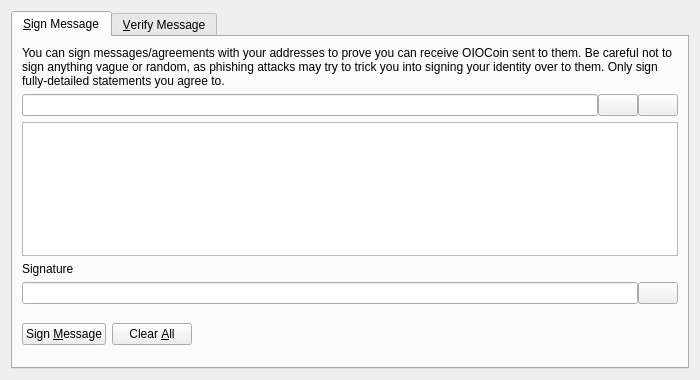
<?xml version="1.0" encoding="UTF-8"?>
<ui version="4.0">
 <class>SignVerifyMessageDialog</class>
 <widget class="QDialog" name="SignVerifyMessageDialog">
  <property name="geometry">
   <rect>
    <x>0</x>
    <y>0</y>
    <width>700</width>
    <height>380</height>
   </rect>
  </property>
  <property name="windowTitle">
   <string>Signatures - Sign / Verify a Message</string>
  </property>
  <property name="modal">
   <bool>true</bool>
  </property>
  <layout class="QVBoxLayout" name="verticalLayout">
   <item>
    <widget class="QTabWidget" name="tabWidget">
     <property name="currentIndex">
      <number>0</number>
     </property>
     <widget class="QWidget" name="tabSignMessage">
      <attribute name="title">
       <string>&amp;Sign Message</string>
      </attribute>
      <layout class="QVBoxLayout" name="verticalLayout_SM">
       <item>
        <widget class="QLabel" name="infoLabel_SM">
         <property name="text">
          <string>You can sign messages/agreements with your addresses to prove you can receive OIOCoin sent to them. Be careful not to sign anything vague or random, as phishing attacks may try to trick you into signing your identity over to them. Only sign fully-detailed statements you agree to.</string>
         </property>
         <property name="textFormat">
          <enum>Qt::PlainText</enum>
         </property>
         <property name="wordWrap">
          <bool>true</bool>
         </property>
        </widget>
       </item>
       <item>
        <layout class="QHBoxLayout" name="horizontalLayout_1_SM">
         <property name="spacing">
          <number>0</number>
         </property>
         <item>
          <widget class="QValidatedLineEdit" name="addressIn_SM">
           <property name="toolTip">
            <string>The OIOCoin address to sign the message with</string>
           </property>
          </widget>
         </item>
         <item>
          <widget class="QPushButton" name="addressBookButton_SM">
           <property name="toolTip">
            <string>Choose previously used address</string>
           </property>
           <property name="text">
            <string/>
           </property>
           <property name="shortcut">
            <string>Alt+A</string>
           </property>
           <property name="autoDefault">
            <bool>false</bool>
           </property>
          </widget>
         </item>
         <item>
          <widget class="QPushButton" name="pasteButton_SM">
           <property name="toolTip">
            <string>Paste address from clipboard</string>
           </property>
           <property name="text">
            <string/>
           </property>
           <property name="shortcut">
            <string>Alt+P</string>
           </property>
           <property name="autoDefault">
            <bool>false</bool>
           </property>
          </widget>
         </item>
        </layout>
       </item>
       <item>
        <widget class="QPlainTextEdit" name="messageIn_SM">
         <property name="toolTip">
          <string>Enter the message you want to sign here</string>
         </property>
        </widget>
       </item>
       <item>
        <widget class="QLabel" name="signatureLabel_SM">
         <property name="text">
          <string>Signature</string>
         </property>
         <property name="textFormat">
          <enum>Qt::PlainText</enum>
         </property>
        </widget>
       </item>
       <item>
        <layout class="QHBoxLayout" name="horizontalLayout_2_SM">
         <property name="spacing">
          <number>0</number>
         </property>
         <item>
          <widget class="QLineEdit" name="signatureOut_SM">
           <property name="font">
            <font>
             <italic>true</italic>
            </font>
           </property>
           <property name="readOnly">
            <bool>true</bool>
           </property>
          </widget>
         </item>
         <item>
          <widget class="QPushButton" name="copySignatureButton_SM">
           <property name="toolTip">
            <string>Copy the current signature to the system clipboard</string>
           </property>
           <property name="text">
            <string/>
           </property>
           <property name="autoDefault">
            <bool>false</bool>
           </property>
          </widget>
         </item>
        </layout>
       </item>
       <item>
        <layout class="QHBoxLayout" name="horizontalLayout_3_SM">
         <item>
          <widget class="QPushButton" name="signMessageButton_SM">
           <property name="toolTip">
            <string>Sign the message to prove you own this OIOCoin address</string>
           </property>
           <property name="text">
            <string>Sign &amp;Message</string>
           </property>
           <property name="autoDefault">
            <bool>false</bool>
           </property>
          </widget>
         </item>
         <item>
          <widget class="QPushButton" name="clearButton_SM">
           <property name="toolTip">
            <string>Reset all sign message fields</string>
           </property>
           <property name="text">
            <string>Clear &amp;All</string>
           </property>
           <property name="autoDefault">
            <bool>false</bool>
           </property>
          </widget>
         </item>
         <item>
          <spacer name="horizontalSpacer_1_SM">
           <property name="orientation">
            <enum>Qt::Horizontal</enum>
           </property>
           <property name="sizeHint" stdset="0">
            <size>
             <width>40</width>
             <height>48</height>
            </size>
           </property>
          </spacer>
         </item>
         <item>
          <widget class="QLabel" name="statusLabel_SM">
           <property name="font">
            <font>
             <weight>75</weight>
             <bold>true</bold>
            </font>
           </property>
           <property name="text">
            <string/>
           </property>
           <property name="wordWrap">
            <bool>true</bool>
           </property>
          </widget>
         </item>
         <item>
          <spacer name="horizontalSpacer_2_SM">
           <property name="orientation">
            <enum>Qt::Horizontal</enum>
           </property>
           <property name="sizeHint" stdset="0">
            <size>
             <width>40</width>
             <height>48</height>
            </size>
           </property>
          </spacer>
         </item>
        </layout>
       </item>
      </layout>
     </widget>
     <widget class="QWidget" name="tabVerifyMessage">
      <attribute name="title">
       <string>&amp;Verify Message</string>
      </attribute>
      <layout class="QVBoxLayout" name="verticalLayout_VM">
       <item>
        <widget class="QLabel" name="infoLabel_VM">
         <property name="text">
          <string>Enter the receiver's address, message (ensure you copy line breaks, spaces, tabs, etc. exactly) and signature below to verify the message. Be careful not to read more into the signature than what is in the signed message itself, to avoid being tricked by a man-in-the-middle attack. Note that this only proves the signing party receives with the address, it cannot prove sendership of any transaction!</string>
         </property>
         <property name="textFormat">
          <enum>Qt::PlainText</enum>
         </property>
         <property name="alignment">
          <set>Qt::AlignLeading|Qt::AlignLeft|Qt::AlignTop</set>
         </property>
         <property name="wordWrap">
          <bool>true</bool>
         </property>
        </widget>
       </item>
       <item>
        <layout class="QHBoxLayout" name="horizontalLayout_1_VM">
         <property name="spacing">
          <number>0</number>
         </property>
         <item>
          <widget class="QValidatedLineEdit" name="addressIn_VM">
           <property name="toolTip">
            <string>The OIOCoin address the message was signed with</string>
           </property>
          </widget>
         </item>
         <item>
          <widget class="QPushButton" name="addressBookButton_VM">
           <property name="toolTip">
            <string>Choose previously used address</string>
           </property>
           <property name="text">
            <string/>
           </property>
           <property name="shortcut">
            <string>Alt+A</string>
           </property>
           <property name="autoDefault">
            <bool>false</bool>
           </property>
          </widget>
         </item>
        </layout>
       </item>
       <item>
        <widget class="QPlainTextEdit" name="messageIn_VM"/>
       </item>
       <item>
        <widget class="QValidatedLineEdit" name="signatureIn_VM"/>
       </item>
       <item>
        <layout class="QHBoxLayout" name="horizontalLayout_2_VM">
         <item>
          <widget class="QPushButton" name="verifyMessageButton_VM">
           <property name="toolTip">
            <string>Verify the message to ensure it was signed with the specified OIOCoin address</string>
           </property>
           <property name="text">
            <string>Verify &amp;Message</string>
           </property>
           <property name="autoDefault">
            <bool>false</bool>
           </property>
          </widget>
         </item>
         <item>
          <widget class="QPushButton" name="clearButton_VM">
           <property name="toolTip">
            <string>Reset all verify message fields</string>
           </property>
           <property name="text">
            <string>Clear &amp;All</string>
           </property>
           <property name="autoDefault">
            <bool>false</bool>
           </property>
          </widget>
         </item>
         <item>
          <spacer name="horizontalSpacer_1_VM">
           <property name="orientation">
            <enum>Qt::Horizontal</enum>
           </property>
           <property name="sizeHint" stdset="0">
            <size>
             <width>40</width>
             <height>48</height>
            </size>
           </property>
          </spacer>
         </item>
         <item>
          <widget class="QLabel" name="statusLabel_VM">
           <property name="font">
            <font>
             <weight>75</weight>
             <bold>true</bold>
            </font>
           </property>
           <property name="text">
            <string/>
           </property>
           <property name="wordWrap">
            <bool>true</bool>
           </property>
          </widget>
         </item>
         <item>
          <spacer name="horizontalSpacer_2_VM">
           <property name="orientation">
            <enum>Qt::Horizontal</enum>
           </property>
           <property name="sizeHint" stdset="0">
            <size>
             <width>40</width>
             <height>48</height>
            </size>
           </property>
          </spacer>
         </item>
        </layout>
       </item>
      </layout>
     </widget>
    </widget>
   </item>
  </layout>
 </widget>
 <customwidgets>
  <customwidget>
   <class>QValidatedLineEdit</class>
   <extends>QLineEdit</extends>
   <header>qvalidatedlineedit.h</header>
  </customwidget>
 </customwidgets>
 <resources>
  <include location="../OIOCoin.qrc"/>
 </resources>
 <connections/>
</ui>
